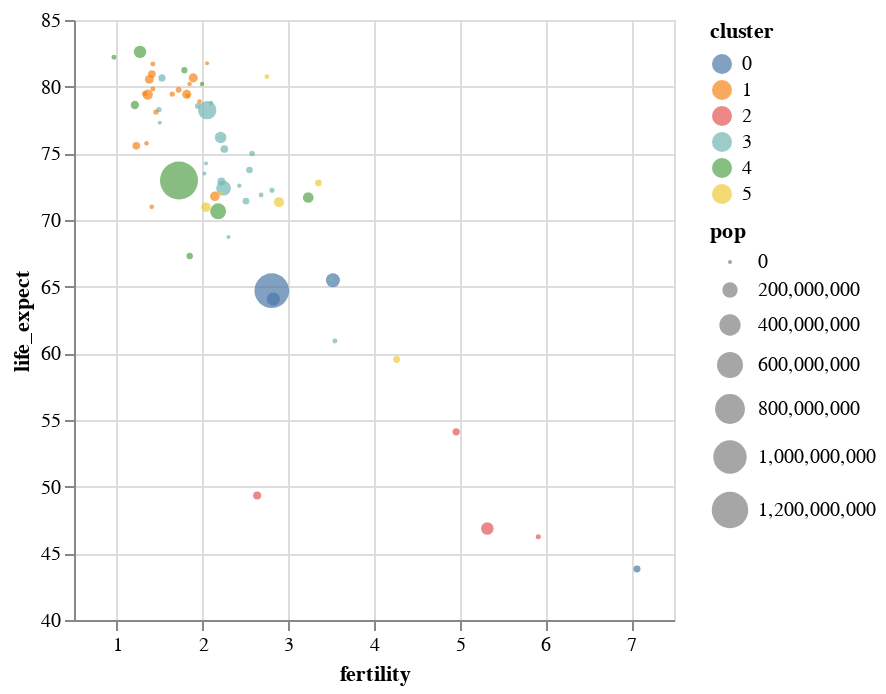

The code cell stored with this chart in its notebook:
### Code cell
selection = alt.selection_single();
alt.Chart(gap2005).mark_point(filled=True).encode(
alt.X('fertility:Q', scale=alt.Scale(zero=False)),
alt.Y('life_expect:Q', scale=alt.Scale(zero=False)),
alt.Size('pop:Q'),
alt.Order('pop:Q', sort='descending'),
tooltip = [alt.Tooltip('country:N'),
alt.Tooltip('fertility:Q'),
alt.Tooltip('life_expect:Q')
],
color=alt.condition(selection, 'cluster:N', alt.value('grey'))
).add_selection(selection)

### Figure 1 — Vega-Lite specification as saved in the notebook (floating-point values rounded to 4 significant figures)
{"config": {"view": {"continuousWidth": 300, "continuousHeight": 300}}, "data": {"name": "data-ba34af65c64e2b3a5a008687b8c69f55"}, "mark": {"type": "point", "filled": true}, "encoding": {"color": {"condition": {"param": "param_2", "field": "cluster", "type": "nominal"}, "value": "grey"}, "order": {"field": "pop", "sort": "descending", "type": "quantitative"}, "size": {"field": "pop", "type": "quantitative"}, "tooltip": [{"field": "country", "type": "nominal"}, {"field": "fertility", "type": "quantitative"}, {"field": "life_expect", "type": "quantitative"}], "x": {"field": "fertility", "scale": {"zero": false}, "type": "quantitative"}, "y": {"field": "life_expect", "scale": {"zero": false}, "type": "quantitative"}}, "params": [{"name": "param_2", "select": {"type": "point"}}], "$schema": "https://vega.github.io/schema/vega-lite/v5.8.0.json", "datasets": {"data-ba34af65c64e2b3a5a008687b8c69f55": [{"year": 2005, "country": "Afghanistan", "cluster": 0, "pop": 29928987, "life_expect": 43.83, "fertility": 7.069}, {"year": 2005, "country": "Argentina", "cluster": 3, "pop": 39537943, "life_expect": 75.32, "fertility": 2.254}, {"year": 2005, "country": "Aruba", "cluster": 3, "pop": 71566, "life_expect": 74.24, "fertility": 2.04}, {"year": 2005, "country": "Australia", "cluster": 4, "pop": 20090437, "life_expect": 81.23, "fertility": 1.788}, {"year": 2005, "country": "Austria", "cluster": 1, "pop": 8184691, "life_expect": 79.83, "fertility": 1.42}, {"year": 2005, "country": "Bahamas", "cluster": 3, "pop": 301790, "life_expect": 73.5, "fertility": 2.022}, {"year": 2005, "country": "Bangladesh", "cluster": 0, "pop": 144319628, "life_expect": 64.06, "fertility": 2.826}, {"year": 2005, "country": "Barbados", "cluster": 3, "pop": 278870, "life_expect": 77.3, "fertility": 1.5}, {"year": 2005, "country": "Belgium", "cluster": 1, "pop": 10364388, "life_expect": 79.44, "fertility": 1.646}, {"year": 2005, "country": "Bolivia", "cluster": 3, "pop": 8857870, "life_expect": 65.55, "fertility": 3.5}, {"year": 2005, "country": "Brazil", "cluster": 3, "pop": 186112794, "life_expect": 72.39, "fertility": 2.245}, {"year": 2005, "country": "Canada", "cluster": 3, "pop": 32805041, "life_expect": 80.65, "fertility": 1.527}, {"year": 2005, "country": "Chile", "cluster": 3, "pop": 15980912, "life_expect": 78.55, "fertility": 1.944}, {"year": 2005, "country": "China", "cluster": 4, "pop": 1303182268, "life_expect": 72.96, "fertility": 1.725}, {"year": 2005, "country": "Colombia", "cluster": 3, "pop": 42954279, "life_expect": 72.89, "fertility": 2.22}, {"year": 2005, "country": "Costa Rica", "cluster": 3, "pop": 4016173, "life_expect": 78.78, "fertility": 2.099}, {"year": 2005, "country": "Croatia", "cluster": 1, "pop": 4495904, "life_expect": 75.75, "fertility": 1.346}, {"year": 2005, "country": "Cuba", "cluster": 3, "pop": 11346670, "life_expect": 78.27, "fertility": 1.49}, {"year": 2005, "country": "Dominican Republic", "cluster": 3, "pop": 9049595, "life_expect": 72.23, "fertility": 2.81}, {"year": 2005, "country": "Ecuador", "cluster": 3, "pop": 13363593, "life_expect": 74.99, "fertility": 2.578}, {"year": 2005, "country": "Egypt", "cluster": 5, "pop": 77505756, "life_expect": 71.34, "fertility": 2.891}, {"year": 2005, "country": "El Salvador", "cluster": 3, "pop": 6704932, "life_expect": 71.88, "fertility": 2.683}, {"year": 2005, "country": "Finland", "cluster": 1, "pop": 5223442, "life_expect": 79.31, "fertility": 1.825}, {"year": 2005, "country": "France", "cluster": 1, "pop": 60656178, "life_expect": 80.66, "fertility": 1.892}, {"year": 2005, "country": "Georgia", "cluster": 1, "pop": 4677401, "life_expect": 70.99, "fertility": 1.407}, {"year": 2005, "country": "Germany", "cluster": 1, "pop": 82431390, "life_expect": 79.41, "fertility": 1.36}, {"year": 2005, "country": "Greece", "cluster": 1, "pop": 10668354, "life_expect": 79.48, "fertility": 1.325}, {"year": 2005, "country": "Grenada", "cluster": 3, "pop": 89502, "life_expect": 68.72, "fertility": 2.302}, {"year": 2005, "country": "Haiti", "cluster": 3, "pop": 8121622, "life_expect": 60.92, "fertility": 3.545}, {"year": 2005, "country": "Hong Kong", "cluster": 4, "pop": 6898686, "life_expect": 82.21, "fertility": 0.966}, {"year": 2005, "country": "Iceland", "cluster": 1, "pop": 296737, "life_expect": 81.76, "fertility": 2.052}, {"year": 2005, "country": "India", "cluster": 0, "pop": 1080264388, "life_expect": 64.7, "fertility": 2.807}, {"year": 2005, "country": "Indonesia", "cluster": 4, "pop": 218465000, "life_expect": 70.65, "fertility": 2.182}, {"year": 2005, "country": "Iran", "cluster": 5, "pop": 68017860, "life_expect": 70.96, "fertility": 2.04}, {"year": 2005, "country": "Iraq", "cluster": 5, "pop": 26074906, "life_expect": 59.55, "fertility": 4.264}, {"year": 2005, "country": "Ireland", "cluster": 1, "pop": 4015676, "life_expect": 78.89, "fertility": 1.964}, {"year": 2005, "country": "Israel", "cluster": 5, "pop": 6276883, "life_expect": 80.75, "fertility": 2.75}, {"year": 2005, "country": "Italy", "cluster": 1, "pop": 58103033, "life_expect": 80.55, "fertility": 1.379}, {"year": 2005, "country": "Jamaica", "cluster": 3, "pop": 2735520, "life_expect": 72.57, "fertility": 2.429}, {"year": 2005, "country": "Japan", "cluster": 4, "pop": 127417244, "life_expect": 82.6, "fertility": 1.27}, {"year": 2005, "country": "Kenya", "cluster": 2, "pop": 33829590, "life_expect": 54.11, "fertility": 4.959}, {"year": 2005, "country": "South Korea", "cluster": 4, "pop": 22912177, "life_expect": 67.3, "fertility": 1.85}, {"year": 2005, "country": "North Korea", "cluster": 4, "pop": 48640671, "life_expect": 78.62, "fertility": 1.21}, {"year": 2005, "country": "Lebanon", "cluster": 5, "pop": 3826018, "life_expect": 71.99, "fertility": 2.209}, {"year": 2005, "country": "Mexico", "cluster": 3, "pop": 106202903, "life_expect": 76.19, "fertility": 2.211}, {"year": 2005, "country": "Netherlands", "cluster": 1, "pop": 16407491, "life_expect": 79.76, "fertility": 1.721}, {"year": 2005, "country": "New Zealand", "cluster": 4, "pop": 4035461, "life_expect": 80.2, "fertility": 1.994}, {"year": 2005, "country": "Nigeria", "cluster": 2, "pop": 128765768, "life_expect": 46.86, "fertility": 5.322}, {"year": 2005, "country": "Norway", "cluster": 1, "pop": 4593041, "life_expect": 80.2, "fertility": 1.848}, {"year": 2005, "country": "Pakistan", "cluster": 0, "pop": 162419946, "life_expect": 65.48, "fertility": 3.521}, {"year": 2005, "country": "Peru", "cluster": 3, "pop": 27925628, "life_expect": 71.42, "fertility": 2.506}, {"year": 2005, "country": "Philippines", "cluster": 4, "pop": 87857473, "life_expect": 71.69, "fertility": 3.233}, {"year": 2005, "country": "Poland", "cluster": 1, "pop": 38557984, "life_expect": 75.56, "fertility": 1.227}, {"year": 2005, "country": "Portugal", "cluster": 1, "pop": 10566212, "life_expect": 78.1, "fertility": 1.455}, {"year": 2005, "country": "Rwanda", "cluster": 2, "pop": 8440820, "life_expect": 46.24, "fertility": 5.917}, {"year": 2005, "country": "Saudi Arabia", "cluster": 5, "pop": 26417599, "life_expect": 72.78, "fertility": 3.352}, {"year": 2005, "country": "South Africa", "cluster": 2, "pop": 44344136, "life_expect": 49.34, "fertility": 2.637}, {"year": 2005, "country": "Spain", "cluster": 1, "pop": 40341462, "life_expect": 80.94, "fertility": 1.409}, {"year": 2005, "country": "Switzerland", "cluster": 1, "pop": 7489370, "life_expect": 81.7, "fertility": 1.42}, {"year": 2005, "country": "Turkey", "cluster": 1, "pop": 69660559, "life_expect": 71.78, "fertility": 2.143}, {"year": 2005, "country": "United Kingdom", "cluster": 1, "pop": 60441457, "life_expect": 79.42, "fertility": 1.815}, {"year": 2005, "country": "United States", "cluster": 3, "pop": 295734134, "life_expect": 78.24, "fertility": 2.054}, {"year": 2005, "country": "Venezuela", "cluster": 3, "pop": 25375281, "life_expect": 73.75, "fertility": 2.547}]}}
